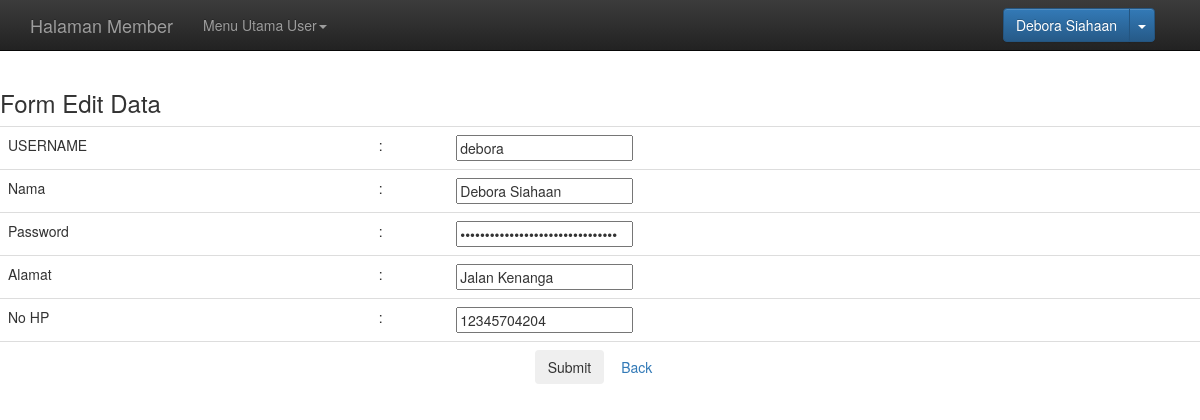
The page /edit-profil.php?id_user=debora (signed in) on the database its author committed.
### tables this page shows
CREATE TABLE IF NOT EXISTS `tabel_user` (
  `USERNAME_PEMBELI` varchar(50) NOT NULL,
  `NAMA` varchar(50) DEFAULT NULL,
  `PASSWORD` varchar(50) DEFAULT NULL,
  `ALAMAT` varchar(100) DEFAULT NULL,
  `NO_HP` varchar(25) DEFAULT NULL,
  `LEVEL` varchar(25) DEFAULT NULL
);

### edit-profil.php (the view, shortened to what this page needs)
<?php
	$id_user=$_GET['id_user'];
	?>
<!DOCTYPE html>
<html>
	<head>
    <link href="css/bootstrap.min.css" rel="stylesheet">
    <link href="css/bootstrap-theme.min.css" rel="stylesheet">
    <link href="css/theme.css" rel="stylesheet">
	</head>
	<body>
	 <nav class="navbar navbar-inverse navbar-fixed-top">
      <div class="container">
        <div id="navbar" class="navbar-collapse collapse">
          <ul class="nav navbar-nav">
           <?php
		   	include ("koneksi.php");
		   if($_SESSION['LEVEL']== "member"){
			   echo "
			     <a class='navbar-brand' href='index.php'>Halaman Member</a>
			   <li class='dropdown'>
              <a href='#' class='dropdown-toggle' data-toggle='dropdown' role='button' aria-expanded='false'>Menu Utama User<span class='caret'></span></a>
              <ul class='dropdown-menu' role='menu'>
                <li><a href='tambah-transaksi.php'>Tambah Transaksi</a></li>
                <li><a href='edit-profil.php?id_user=$_SESSION[USERNAME_PEMBELI]'>Edit Profil</a></li>
              </ul>
            </li>
			   ";
		   }
			?>
          </ul>
		 <div class="btn-group navbar-form pull-right">
			<a class="btn btn-primary" href="#"><i class="icon-user icon-white"></i><?php echo $_SESSION['NAMA'];?></a>
			<a class="btn btn-primary dropdown-toggle" data-toggle="dropdown" href="#"><span class="caret"></span></a>
        </div>
      </div>
    </nav>
		<form method="post" class="form-search">
		<?php
			$queryselectfilm="select * from tabel_user where USERNAME_PEMBELI='$id_user';";
			$resultfilm= mysqli_query($koneksi,$queryselectfilm);
			$row = mysqli_fetch_array($resultfilm, MYSQLI_ASSOC);
			if(mysqli_num_rows($resultfilm)== 0){
				echo '<center><h2><font color="red">Data  tidak ditemukan</font></h2></center>';
			}else {
			?>
		<h3> Form Edit Data</h3>
		<table class="table hovered">
			<tr>
				<td>USERNAME</td>
				<td>:</td>
				<td><input type="text" name="username" value="<?php echo $row['USERNAME_PEMBELI'] ?>" /></td>
				</tr>
				<tr>
				<td>Nama</td>
				<td>:</td>
				<td><input type="text" name="nama" value="<?php echo $row['NAMA'] ?>"/></td>
				</tr>
				<tr>
				<td>Password</td>
				<td>:</td>
				<td><input type="Password" name="password" value="<?php echo $row['PASSWORD'] ?>"/></td>
				</tr>
				<tr>
				<td>Alamat</td>
				<td>:</td>
				<td><input type="text" name="alamat" value="<?php echo $row['ALAMAT'] ?>" /></td>
				</tr>
				<tr >
				<td>No HP</td>
				<td>:</td>
				<td>
					<input type ="text" name="nohp" value="<?php echo $row['NO_HP'] ?>" />
					</td>
				</tr>
				<tr>
					<td colspan=3 align="center"><input type="submit" name="submit" class="btn"> <a class="btn"
href="welcome.php">Back</a>  </td>
					</tr>
			</table>
		</form>
		<?php
			}
		?>
	</body>
</html>

### css/theme.css (style rules this page uses)
body { padding-top: 70px; padding-bottom: 30px; }

### rows shown on the page
tabel_user: username "debora", nama "Debora Siahaan", alamat "Jalan Kenanga", nohp "12345704204"

### other values the page prints
$_SESSION['NAMA'] "Debora Siahaan"
